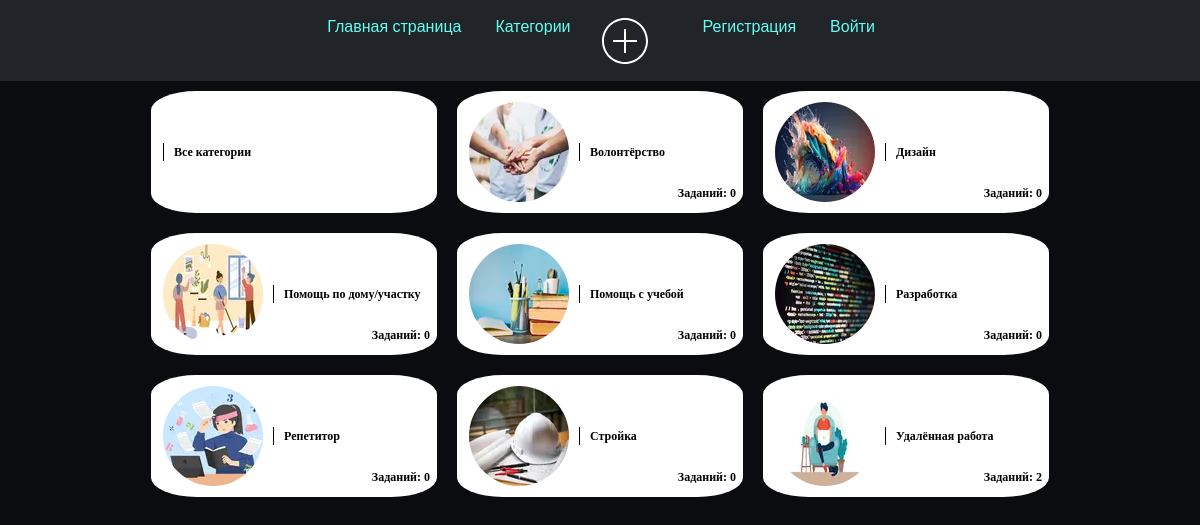
Page /tasks/category/ on the committed database.
### tasks_app_user/models.py (models this page shows, shortened)
class Category(models.Model):
    name = models.CharField(max_length=50, unique=True)
    image = models.ImageField(upload_to='categories/', blank=True, null=True)

### tasks_app_user/views.py (the view)
# urls.py: path('category/', views.category, name='category'),
def category(request):
    categories = Category.objects.all().annotate(task_count=Count('articles'))
    tasks_all = Articles.objects.order_by('-data')
    context = {
        'categories': categories,
        'tasks_all': tasks_all,
    }
    return render(request, 'tasks_app_user/category.html', context)

### tasks_app_user/templates/tasks_app_user/category.html (shortened to what this page needs)
{% extends 'tasks_app/layout.html' %}
{% block content %}
<body>
<div class="categories">
    <a href="{% url 'tasks_home' %}" class="category-button" data-category="all" style="animation-delay: 0s;">
        <span class="category-text">Все категории</span>
    </a>
    {% for category in categories %}
    <a href="{% url 'tasks_home' %}?category={{ category.name }}" class="category-button category-fadeIn" data-category="{{ category.name }}" style="animation-delay: {{ forloop.counter0|add:'0.2' }}s;">
            {% if category.image %}
                <img class="img_cat" src="{{ category.image.url }}" alt="{{ category.name }}">
            {% endif %}
            <span class="category-text">{{ category.name }}</span>
            {% if category.task_count %}
                <span class="task_count">Заданий: {{ category.task_count }}</span>
            {% else %}
                <span class="task_count">Заданий: 0</span>
            {% endif %}
        </a>
    {% endfor %}
</div>
{% endblock %}

### tasks_app/templates/tasks_app/layout.html (shortened to what this page needs)
{% load static %}
<html lang="en">
<head>
    <link rel="stylesheet" href="https://cdn.jsdelivr.net/npm/bootstrap@5.2.3/dist/css/bootstrap.min.css">
    <link rel="stylesheet" href="{% static 'tasks_app/css/tasks_app.css' %}">
</head>
<body>
    <aside>
        <div class="bar">
                   <ul class="nav justify-content-center navbar navbar-expand-lg navbar-dark bg-dark ">
            <li class="nav-item">
                <a class="nav-link active" aria-current="page" href="{% url 'home' %}">Главная страница</a>
            </li>
            <li class="nav-item">
                <a class="nav-link" href="{% url 'category' %}">Категории</a>
            </li>
            <li class="nav-item">
                <a href="{% url 'create' %}" class="bloc-icon">
                    <div class="img">
                    </div>
                </a>
            </li>
                    {% if request.user.is_authenticated %}
                            <li class="nav-item dropdown">
                  <a class="nav-link dropdown-toggle" href="#" role="button" data-bs-toggle="dropdown" aria-expanded="false">
                    {{ user.username }}
                  </a>
                  <ul class="dropdown-menu">
                      <li><a class="dropdown-item" href="{% url 'user_home' %}">Профиль</a></li>
                    <li><a class="dropdown-item" href="{% url 'logout' %}">Выйти</a></li>
                  </ul>
                    {% else %}
            <li class="nav-item">
                <a class="nav-link" href="{% url 'register' %}">Регистрация</a>
            </li>
            <li class="nav-item"><a class="nav-link" href="{% url 'login' %}">Войти</a>
                {% endif %}
            </li>
        </ul>
        </div>
    </aside>
                <link href='https://unpkg.com/css.gg@2.0.0/icons/css/list.css' rel='stylesheet'>
              {% if request.user.is_authenticated %}
        <a href="{% url 'inbox' %}" class="bloc-icon">
            <div class="mes">
                           <i class="bi bi-send">
                <svg xmlns="http://www.w3.org/2000/svg" width="40" height="40" fill="currentColor" class="bi bi-send" viewBox="0 0 16 16">
  <path d="M15.854.146a.5.5 0 0 1 .11.54l-5.819 14.547a.75.75 0 0 1-1.329.124l-3.178-4.995L.643 7.184a.75.75 0 0 1 .124-1.33L15.314.037a.5.5 0 0 1 .54.11ZM6.636 10.07l2.761 4.338L14.13 2.576zm6.787-8.201L1.591 6.602l4.339 2.76 7.494-7.493Z"/>
</svg>
            </i>
            </div>
        </a>
        <a href="{% url 'user_home' %}" class="bloc-icon" >
          {% if request.user.profile.profile_picture %}
            <img src="{{ request.user.profile.profile_picture.url }}" alt="Profile Picture">
          {% else %}
            <img src="media/profile_pictures/default_profile_picture.jpg" alt="Default Profile Picture">
          {% endif %}
        </a>
    </nav>
            {% else %}
                <link href='https://unpkg.com/css.gg@2.0.0/icons/css/list.css' rel='stylesheet'>
            {% endif %}
    <main>
        {% block content %}
        {% endblock %}
    </main>
</body>
</html>

### tasks_app/static/tasks_app/css/tasks_app.css (style rules this page uses)
html, body { width: 100%; height:100%; }
body { background: #0B0C10; }
li { display: inline-block; }
.nav-link { margin-top: 18px; margin-block: 26px; margin-block-start: -1px; margin-left: 2px; color: #66FCF1; }
.bloc-icon { display: flex; justify-content: center; align-items: center; }
.img { width: 98px; border-radius: 50%; position: relative; left: -12px; }
.justify-content-center { justify-content: center!important; margin-top: 0px; font-family: "Poppins", sans-serif; }

### tasks_app_user/templates/tasks_app_user/category.html (style rules this page uses)
.categories { display: flex; flex-direction: row; flex-wrap: wrap; justify-content: center; }
.category-button { display: flex; align-items: center; background-color: #fff; color: Black; padding: 20px 12px; margin: 10px; border: none; border-radius: 16%; cursor: pointer; font-size: 12px; font-weight: bold; text-align: center; transition: background-color 0.3s ease; border: none; width: 286px; height: 122px; text-decoration: none; font-family: Verdana; position: relative; }
.img_cat { margin-right: 10px; height: 100px; flex-shrink: 0; border-radius: 50%; }
.category-text { border-left: 1px solid Black; padding-left: 10px; }
.task_count { position: absolute; top: 93px; right: 7px; }
.category-fadeIn { animation: fadeInZoom 1s ease forwards; }

### rows in the picture
Category: image (picture), name "Волонтёрство", shows "Заданий: 0"
Category: image (picture), name "Дизайн", shows "Заданий: 0"
Category: image (picture), name "Помощь по дому/участку", shows "Заданий: 0"
Category: image (picture), name "Помощь с учебой", shows "Заданий: 0"
Category: image (picture), name "Разработка", shows "Заданий: 0"
Category: image (picture), name "Репетитор", shows "Заданий: 0"
Category: image (picture), name "Стройка", shows "Заданий: 0"
Category: image (picture), name "Удалённая работа", task_count "2"
